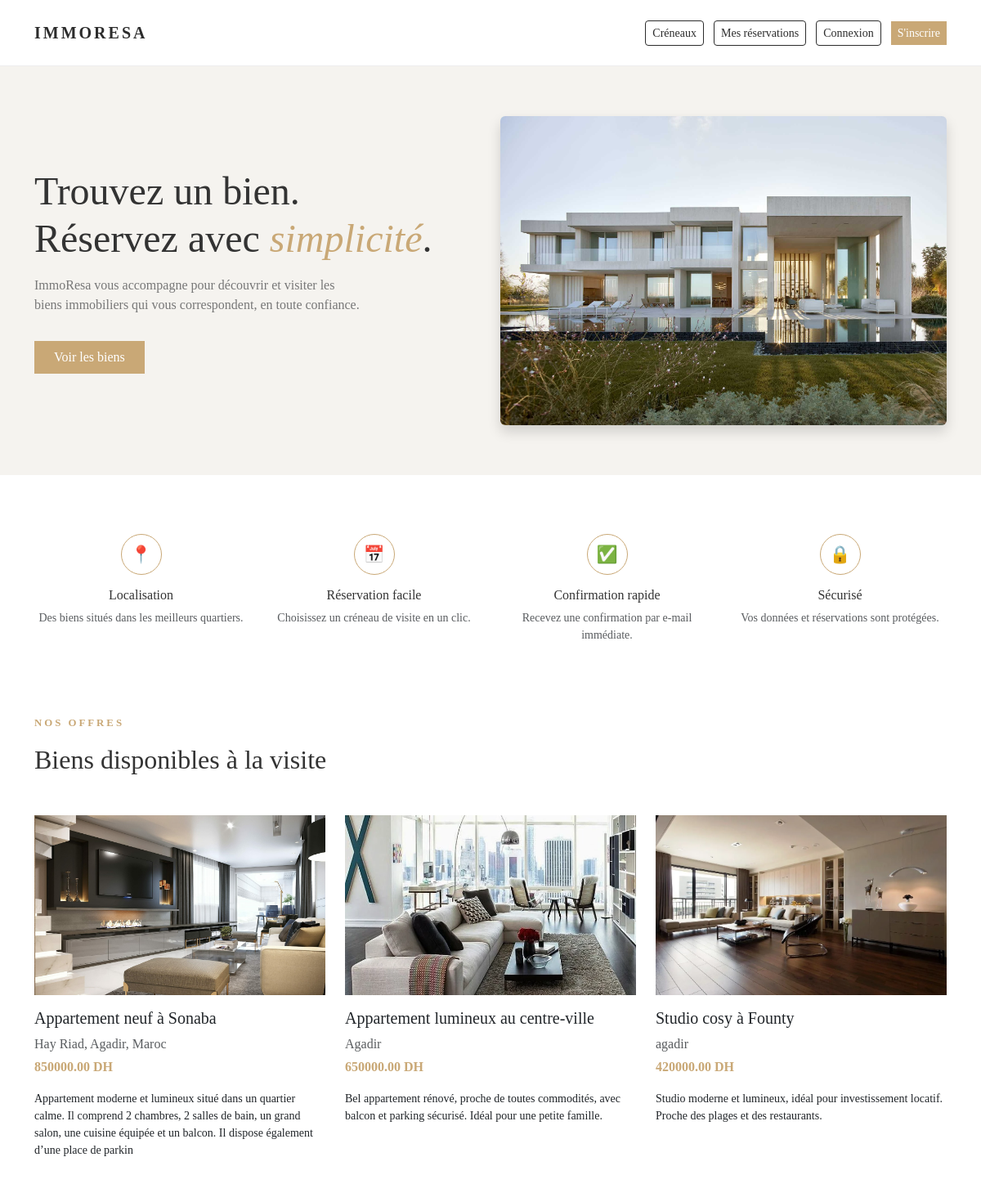
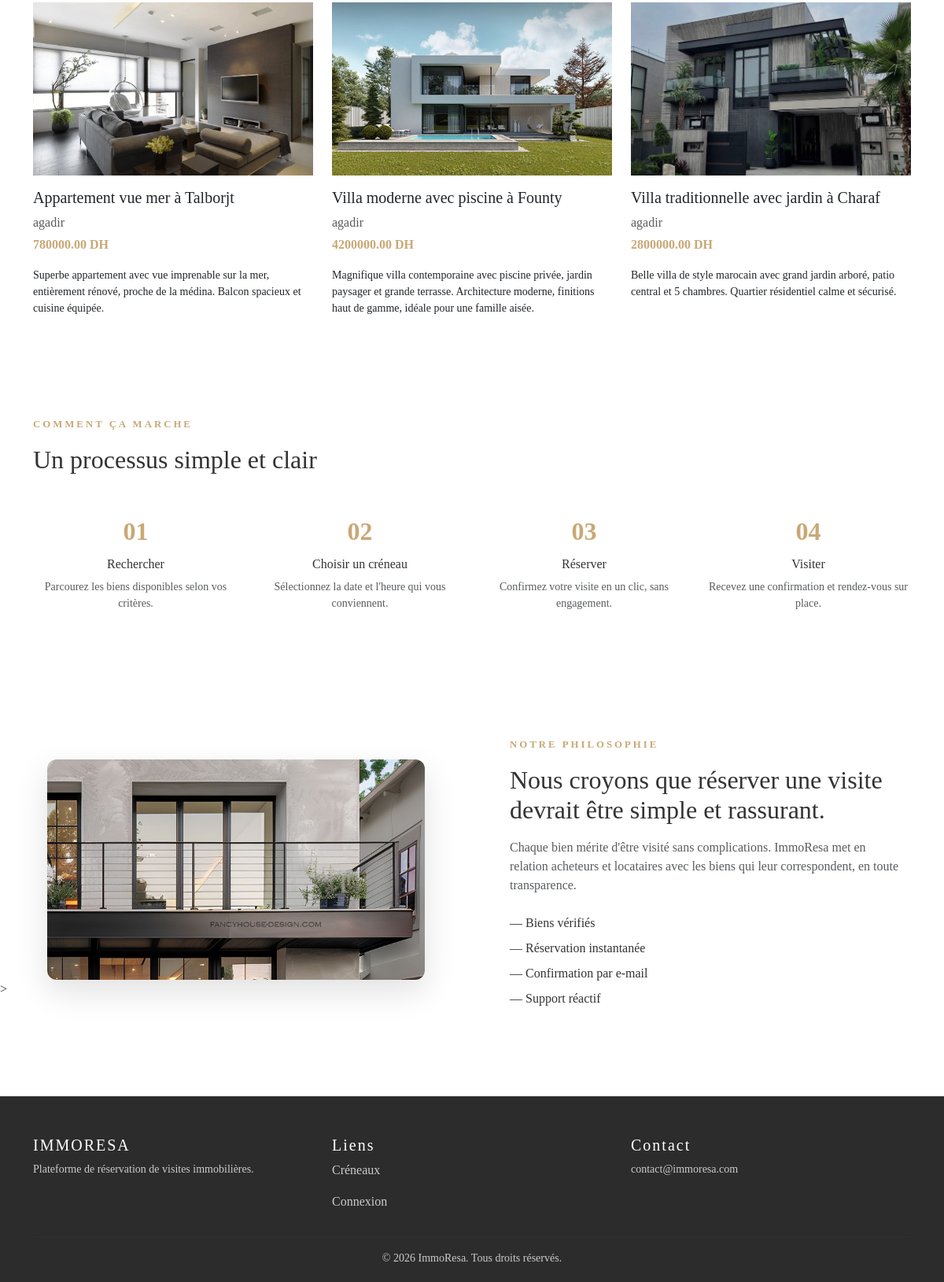
The page / on the database its author committed (2 pictures, top to bottom).
### biens/models.py (models this page shows, shortened)
class Bien(models.Model):
    titre = models.CharField(max_length=200)
    description = models.TextField()
    ville = models.CharField(max_length=100)
    adresse = models.CharField(max_length=255)
    prix = models.DecimalField(max_digits=12, decimal_places=2)
    surface = models.DecimalField(max_digits=8, decimal_places=2)
    disponible = models.BooleanField(default=True)
    image = models.ImageField(upload_to='biens/', blank=True, null=True)

### biens/views.py (the view)
# urls.py: path('', views.liste_biens, name='liste'),
def liste_biens(request):
    biens = Bien.objects.all()
    return render(request, 'biens/liste.html', {'biens': biens})

### biens/templates/biens/liste.html (shortened to what this page needs)
{% load static %}
<!DOCTYPE html>
<html lang="fr">
<head>
    <link href="https://cdn.jsdelivr.net/npm/bootstrap@5.3.3/dist/css/bootstrap.min.css" rel="stylesheet">
</head>
<body>
<nav class="navbar navbar-expand">
  <div class="container d-flex justify-content-between">
    <a class="navbar-brand" href="/">IMMORESA</a>
    <div>
      <a href="/reservations/" class="btn btn-outline-dark btn-sm me-2">Créneaux</a>
      <a href="/reservations/mes-reservations/" class="btn btn-outline-dark btn-sm me-2">Mes réservations</a>
      <a href="/comptes/connexion/" class="btn btn-outline-dark btn-sm me-2">Connexion</a>
      <a href="/comptes/inscription/" class="btn btn-primary btn-sm text-white">S'inscrire</a>
    </div>
  </div>
</nav>
<div class="hero">
  <div class="container">
    <div class="row align-items-center">
      <div class="col-md-6">
        <h1>Trouvez un bien.<br>Réservez avec <span class="accent">simplicité</span>.</h1>
        <p class="mt-3">ImmoResa vous accompagne pour découvrir et visiter les biens immobiliers qui vous correspondent, en toute confiance.</p>
        <a href="#biens" class="btn btn-primary text-white mt-3 px-4 py-2">Voir les biens</a>
      </div>
      <div class="col-md-6">
        <img src="media/biens/modern-house-architecture-white-concrete-exterior-110924-1115-01.jpg" class="img-fluid rounded shadow" style="width:100%; max-height:400px; object-fit:cover;">
      </div>
    </div>
  </div>
</div>
<div class="container my-5 py-4">
  <div class="row text-center">
    <div class="col-md-3">
      <div class="feature-icon mx-auto">📍</div>
      <h6>Localisation</h6>
      <p class="text-muted small">Des biens situés dans les meilleurs quartiers.</p>
    </div>
    <div class="col-md-3">
      <div class="feature-icon mx-auto">📅</div>
      <h6>Réservation facile</h6>
      <p class="text-muted small">Choisissez un créneau de visite en un clic.</p>
    </div>
    <div class="col-md-3">
      <div class="feature-icon mx-auto">✅</div>
      <h6>Confirmation rapide</h6>
      <p class="text-muted small">Recevez une confirmation par e-mail immédiate.</p>
    </div>
    <div class="col-md-3">
      <div class="feature-icon mx-auto">🔒</div>
      <h6>Sécurisé</h6>
      <p class="text-muted small">Vos données et réservations sont protégées.</p>
    </div>
  </div>
</div>
<div class="container my-5" id="biens">
  <p class="section-label">Nos offres</p>
  <h2 class="mb-5">Biens disponibles à la visite</h2>
  <div class="row g-4">
    {% for bien in biens %}
    <div class="col-md-4">
      <div class="card card-bien h-100">
        <div class="img-wrap">
          {% if bien.image %}
          <img src="{{ bien.image.url }}">
          {% endif %}
        </div>
        <div class="card-body px-0">
          <h5>{{ bien.titre }}</h5>
          <p class="text-muted mb-1">{{ bien.ville }}</p>
          <p class="prix">{{ bien.prix }} DH</p>
          <p class="small">{{ bien.description }}</p>
        </div>
      </div>
    </div>
    {% endfor %}
  </div>
</div>
<div class="container my-5 py-5">
  <p class="section-label">Comment ça marche</p>
  <h2 class="mb-5">Un processus simple et clair</h2>
  <div class="row text-center">
    <div class="col-md-3">
      <div style="color:#c9a876; font-size:2rem; font-weight:bold;">01</div>
      <h6 class="mt-2">Rechercher</h6>
      <p class="text-muted small">Parcourez les biens disponibles selon vos critères.</p>
    </div>
    <div class="col-md-3">
      <div style="color:#c9a876; font-size:2rem; font-weight:bold;">02</div>
      <h6 class="mt-2">Choisir un créneau</h6>
      <p class="text-muted small">Sélectionnez la date et l'heure qui vous conviennent.</p>
    </div>
    <div class="col-md-3">
      <div style="color:#c9a876; font-size:2rem; font-weight:bold;">03</div>
      <h6 class="mt-2">Réserver</h6>
      <p class="text-muted small">Confirmez votre visite en un clic, sans engagement.</p>
    </div>
    <div class="col-md-3">
      <div style="color:#c9a876; font-size:2rem; font-weight:bold;">04</div>
      <h6 class="mt-2">Visiter</h6>
      <p class="text-muted small">Recevez une confirmation et rendez-vous sur place.</p>
    </div>
  </div>
</div>
<div class="container-fluid px-0 my-5">
    <div class="row g-0 align-items-center">
        <div class="col-md-6">
            <img
                src="media/biens/2326e10d3cd4ee890df2244eac0a8fe3.jpg"
                class="img-fluid" style="width:80%; max-height:280px; object-fit:cover; border-radius:12px; box-shadow:0 15px 40px rgba(0,0,0,0.12); display:block; margin:auto;">
            >
        </div>
        <div class="col-md-6 p-5">
            <p class="section-label">Notre philosophie</p>
            <h2>
                Nous croyons que réserver une visite devrait être
                <span class="accent">simple</span> et
                <span class="accent">rassurant</span>.
            </h2>
            <p class="text-muted mt-3">
                Chaque bien mérite d'être visité sans complications.
                ImmoResa met en relation acheteurs et locataires avec
                les biens qui leur correspondent, en toute transparence.
            </p>
            <ul class="list-unstyled mt-4">
                <li class="mb-2">— Biens vérifiés</li>
                <li class="mb-2">— Réservation instantanée</li>
                <li class="mb-2">— Confirmation par e-mail</li>
                <li class="mb-2">— Support réactif</li>
            </ul>
        </div>
    </div>
</div>
<footer>
  <div class="container">
    <div class="row">
      <div class="col-md-4">
        <h5>IMMORESA</h5>
        <p class="small mt-2">Plateforme de réservation de visites immobilières.</p>
      </div>
      <div class="col-md-4">
        <h5>Liens</h5>
        <p><a href="/reservations/">Créneaux</a></p>
        <p><a href="/comptes/connexion/">Connexion</a></p>
      </div>
      <div class="col-md-4">
        <h5>Contact</h5>
        <p class="small">contact@immoresa.com</p>
      </div>
    </div>
    <hr style="border-color:#444;">
    <p class="small text-center mb-0">© 2026 ImmoResa. Tous droits réservés.</p>
  </div>
</footer>
</body>
</html>

### biens/templates/biens/liste.html (style rules this page uses)
body { font-family: Georgia, serif; color: #333; }
.navbar { padding: 20px 0; background: white !important; border-bottom: 1px solid #eee; }
.navbar-brand { letter-spacing: 3px; font-weight: bold; color: #2c2c2c !important; }
.btn-outline-dark { border-color: #2c2c2c; color: #2c2c2c; }
.btn-primary { background-color: #c9a876; border: none; border-radius: 0; }
.hero { display: flex; align-items: center; min-height: 500px; background: #f5f3ef; }
.hero h1 { font-size: 3rem; font-weight: 400; line-height: 1.2; }
.hero .accent { color: #c9a876; font-style: italic; }
.hero p { color: #777; max-width: 400px; }
.section-label { color: #c9a876; letter-spacing: 3px; text-transform: uppercase; font-size: 0.8rem; font-weight: bold; }
.feature-icon { width: 50px; height: 50px; border: 1px solid #c9a876; border-radius: 50%; display: flex; align-items: center; justify-content: center; margin-bottom: 15px; color: #c9a876; font-size: 1.3rem; }
.card-bien { border: none; border-radius: 0; transition: 0.3s; }
.card-bien .img-wrap { height: 220px; background: #eee; overflow: hidden; }
.card-bien img { width: 100%; height: 100%; object-fit: cover; }
.prix { color: #c9a876; font-weight: bold; }
footer { background: #2c2c2c; color: #ccc; padding: 50px 0 20px; margin-top: 40px; }
footer h5 { color: white; letter-spacing: 2px; }
footer a { color: #ccc; text-decoration: none; }

### rows shown on the page
Bien: image (picture), titre "Appartement neuf à Sonaba", ville "Hay Riad, Agadir, Maroc", prix "850000.00", description "Appartement moderne et lumineux situé dans un quartier calme. Il comprend 2 chambres, 2 salles de bain, un grand salon, une cuisine équipée et un balcon. Il dispose également d’une place de parkin"
Bien: image (picture), titre "Appartement lumineux au centre-ville", ville "Agadir", prix "650000.00", description "Bel appartement rénové, proche de toutes commodités, avec balcon et parking sécurisé. Idéal pour une petite famille."
Bien: image (picture), titre "Studio cosy à Founty", ville "agadir", prix "420000.00", description "Studio moderne et lumineux, idéal pour investissement locatif. Proche des plages et des restaurants."
Bien: image (picture), titre "Appartement vue mer à Talborjt", ville "agadir", prix "780000.00", description "Superbe appartement avec vue imprenable sur la mer, entièrement rénové, proche de la médina. Balcon spacieux et cuisine équipée."
Bien: image (picture), titre "Villa moderne avec piscine à Founty", ville "agadir", prix "4200000.00", description "Magnifique villa contemporaine avec piscine privée, jardin paysager et grande terrasse. Architecture moderne, finitions haut de gamme, idéale pour une famille aisée."
Bien: image (picture), titre "Villa traditionnelle avec jardin à Charaf", ville "agadir", prix "2800000.00", description "Belle villa de style marocain avec grand jardin arboré, patio central et 5 chambres. Quartier résidentiel calme et sécurisé."
